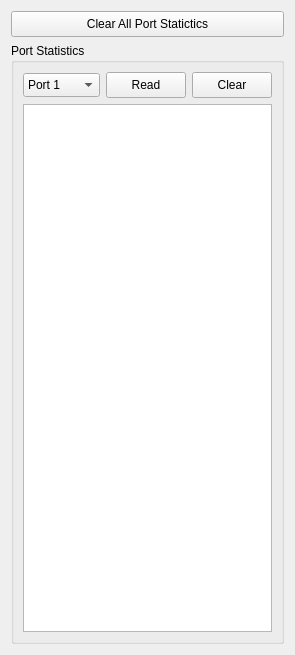
<?xml version="1.0" encoding="UTF-8"?>
<ui version="4.0">
 <class>Form</class>
 <widget class="QWidget" name="Form">
  <property name="geometry">
   <rect>
    <x>0</x>
    <y>0</y>
    <width>295</width>
    <height>655</height>
   </rect>
  </property>
  <property name="windowTitle">
   <string>Statistics</string>
  </property>
  <layout class="QVBoxLayout" name="verticalLayout_2">
   <item>
    <widget class="QPushButton" name="btClearAll">
     <property name="minimumSize">
      <size>
       <width>0</width>
       <height>26</height>
      </size>
     </property>
     <property name="text">
      <string>Clear All Port Statictics</string>
     </property>
    </widget>
   </item>
   <item>
    <widget class="QGroupBox" name="grbxPort">
     <property name="title">
      <string>Port Statistics</string>
     </property>
     <layout class="QVBoxLayout" name="verticalLayout">
      <item>
       <layout class="QHBoxLayout" name="horizontalLayout">
        <item>
         <widget class="QComboBox" name="cbxPortSel">
          <property name="sizePolicy">
           <sizepolicy hsizetype="Expanding" vsizetype="Fixed">
            <horstretch>0</horstretch>
            <verstretch>0</verstretch>
           </sizepolicy>
          </property>
          <property name="minimumSize">
           <size>
            <width>0</width>
            <height>24</height>
           </size>
          </property>
          <item>
           <property name="text">
            <string>Port 1</string>
           </property>
          </item>
          <item>
           <property name="text">
            <string>Port 2</string>
           </property>
          </item>
          <item>
           <property name="text">
            <string>Port 3</string>
           </property>
          </item>
          <item>
           <property name="text">
            <string>Port 4</string>
           </property>
          </item>
         </widget>
        </item>
        <item>
         <widget class="QPushButton" name="btPortRead">
          <property name="sizePolicy">
           <sizepolicy hsizetype="Expanding" vsizetype="Fixed">
            <horstretch>0</horstretch>
            <verstretch>0</verstretch>
           </sizepolicy>
          </property>
          <property name="minimumSize">
           <size>
            <width>0</width>
            <height>26</height>
           </size>
          </property>
          <property name="text">
           <string>Read</string>
          </property>
         </widget>
        </item>
        <item>
         <widget class="QPushButton" name="btPortClear">
          <property name="sizePolicy">
           <sizepolicy hsizetype="Preferred" vsizetype="Fixed">
            <horstretch>0</horstretch>
            <verstretch>0</verstretch>
           </sizepolicy>
          </property>
          <property name="minimumSize">
           <size>
            <width>0</width>
            <height>26</height>
           </size>
          </property>
          <property name="text">
           <string>Clear</string>
          </property>
         </widget>
        </item>
       </layout>
      </item>
      <item>
       <widget class="QTreeView" name="treeView"/>
      </item>
     </layout>
    </widget>
   </item>
  </layout>
 </widget>
 <resources/>
 <connections/>
</ui>
